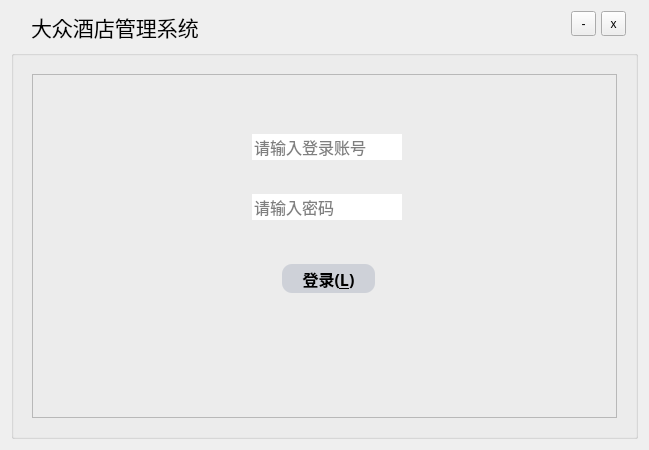
<?xml version="1.0" encoding="UTF-8"?>
<ui version="4.0">
 <class>Login</class>
 <widget class="QWidget" name="Login">
  <property name="geometry">
   <rect>
    <x>0</x>
    <y>0</y>
    <width>649</width>
    <height>450</height>
   </rect>
  </property>
  <property name="windowTitle">
   <string>Form</string>
  </property>
  <property name="styleSheet">
   <string notr="true">QPushButton{
background:#ced1d8;
border-style:outset;
border-radius:10px;
font-style:MingLiU-ExtB;
}
QLineEdit{
color:#000000;
background-color:#ffffff;
font-size:16px;
border-style:outset;
border-radius:20px;
font-style:MingLiU-ExtB;
}
</string>
  </property>
  <layout class="QVBoxLayout" name="verticalLayout">
   <item>
    <widget class="QFrame" name="frame_title">
     <property name="sizePolicy">
      <sizepolicy hsizetype="Preferred" vsizetype="Maximum">
       <horstretch>0</horstretch>
       <verstretch>0</verstretch>
      </sizepolicy>
     </property>
     <property name="minimumSize">
      <size>
       <width>100</width>
       <height>33</height>
      </size>
     </property>
     <property name="mouseTracking">
      <bool>false</bool>
     </property>
     <widget class="QLabel" name="lab_Title">
      <property name="geometry">
       <rect>
        <x>20</x>
        <y>-10</y>
        <width>221</width>
        <height>51</height>
       </rect>
      </property>
      <property name="sizePolicy">
       <sizepolicy hsizetype="Expanding" vsizetype="Preferred">
        <horstretch>0</horstretch>
        <verstretch>0</verstretch>
       </sizepolicy>
      </property>
      <property name="font">
       <font>
        <family>微软雅黑</family>
        <pointsize>16</pointsize>
        <weight>50</weight>
        <italic>false</italic>
        <bold>false</bold>
       </font>
      </property>
      <property name="styleSheet">
       <string notr="true">font: 16pt &quot;微软雅黑&quot;;
</string>
      </property>
      <property name="text">
       <string>大众酒店管理系统</string>
      </property>
      <property name="alignment">
       <set>Qt::AlignLeading|Qt::AlignLeft|Qt::AlignVCenter</set>
      </property>
     </widget>
     <widget class="QToolButton" name="btn_min">
      <property name="geometry">
       <rect>
        <x>560</x>
        <y>0</y>
        <width>25</width>
        <height>25</height>
       </rect>
      </property>
      <property name="text">
       <string>-</string>
      </property>
     </widget>
     <widget class="QToolButton" name="btn_close">
      <property name="geometry">
       <rect>
        <x>590</x>
        <y>0</y>
        <width>25</width>
        <height>25</height>
       </rect>
      </property>
      <property name="text">
       <string>x</string>
      </property>
     </widget>
    </widget>
   </item>
   <item>
    <widget class="QGroupBox" name="groupBox">
     <property name="toolTip">
      <string extracomment="请输入账号"/>
     </property>
     <property name="styleSheet">
      <string notr="true">background-image:url(://Images/LoginBackground.jpg);</string>
     </property>
     <property name="title">
      <string/>
     </property>
     <layout class="QHBoxLayout" name="horizontalLayout">
      <item>
       <widget class="QFrame" name="frame">
        <layout class="QGridLayout" name="gridLayout">
         <item row="1" column="0">
          <widget class="QFrame" name="frame_2">
           <property name="styleSheet">
            <string notr="true"/>
           </property>
           <property name="frameShape">
            <enum>QFrame::StyledPanel</enum>
           </property>
           <property name="frameShadow">
            <enum>QFrame::Raised</enum>
           </property>
           <widget class="QPushButton" name="btnLogin">
            <property name="geometry">
             <rect>
              <x>250</x>
              <y>190</y>
              <width>93</width>
              <height>29</height>
             </rect>
            </property>
            <property name="font">
             <font>
              <family>楷体</family>
              <pointsize>12</pointsize>
              <weight>75</weight>
              <bold>true</bold>
             </font>
            </property>
            <property name="cursor">
             <cursorShape>OpenHandCursor</cursorShape>
            </property>
            <property name="text">
             <string>登录(&amp;L)</string>
            </property>
            <property name="iconSize">
             <size>
              <width>20</width>
              <height>20</height>
             </size>
            </property>
            <property name="shortcut">
             <string>Return</string>
            </property>
           </widget>
           <widget class="QLineEdit" name="txtUserPwd">
            <property name="geometry">
             <rect>
              <x>220</x>
              <y>120</y>
              <width>150</width>
              <height>26</height>
             </rect>
            </property>
            <property name="font">
             <font>
              <pointsize>-1</pointsize>
             </font>
            </property>
            <property name="toolTip">
             <string>请输入密码</string>
            </property>
            <property name="text">
             <string/>
            </property>
            <property name="echoMode">
             <enum>QLineEdit::Password</enum>
            </property>
            <property name="alignment">
             <set>Qt::AlignLeading|Qt::AlignLeft|Qt::AlignVCenter</set>
            </property>
            <property name="placeholderText">
             <string>请输入密码</string>
            </property>
           </widget>
           <widget class="QLineEdit" name="txtUserNum">
            <property name="enabled">
             <bool>true</bool>
            </property>
            <property name="geometry">
             <rect>
              <x>220</x>
              <y>60</y>
              <width>150</width>
              <height>26</height>
             </rect>
            </property>
            <property name="font">
             <font>
              <pointsize>-1</pointsize>
             </font>
            </property>
            <property name="toolTip">
             <string>请输入账号</string>
            </property>
            <property name="styleSheet">
             <string notr="true"/>
            </property>
            <property name="inputMethodHints">
             <set>Qt::ImhNone</set>
            </property>
            <property name="placeholderText">
             <string>请输入登录账号</string>
            </property>
           </widget>
          </widget>
         </item>
        </layout>
       </widget>
      </item>
     </layout>
    </widget>
   </item>
  </layout>
 </widget>
 <tabstops>
  <tabstop>txtUserNum</tabstop>
  <tabstop>txtUserPwd</tabstop>
  <tabstop>btnLogin</tabstop>
  <tabstop>btn_min</tabstop>
  <tabstop>btn_close</tabstop>
 </tabstops>
 <resources/>
 <connections/>
</ui>
